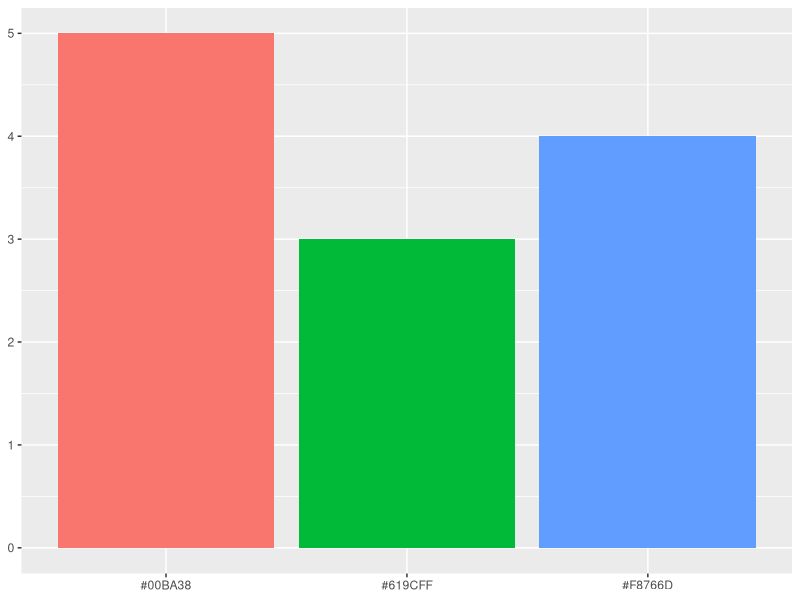
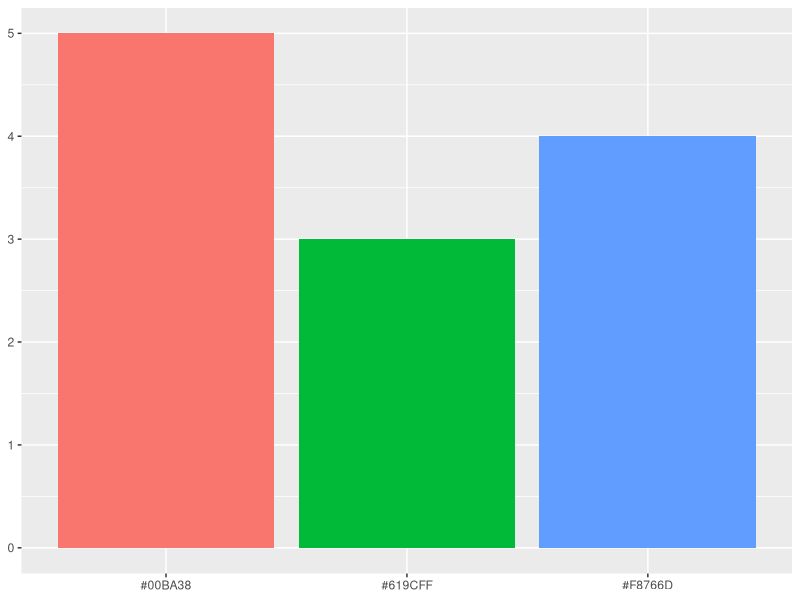

These charts were generated, in order, by the following R code:
## ---- chunk 1
library(tidyverse)
library(magrittr)
library(readxl)
library(ggplot2)
## ---- chunk 2
bar_data <- tibble(item=c("#F8766D", "#00BA38", "#619CFF"), count=c(4,5,3))
ggplot(bar_data, aes(x=item, y=count, fill=item)) +
  geom_bar(stat="identity") +
  theme(axis.title.x = element_blank(),
        axis.title.y = element_blank(),
        legend.position = "none")
ggsave(filename="ggplotStandard3.pdf", path="README_files/")
